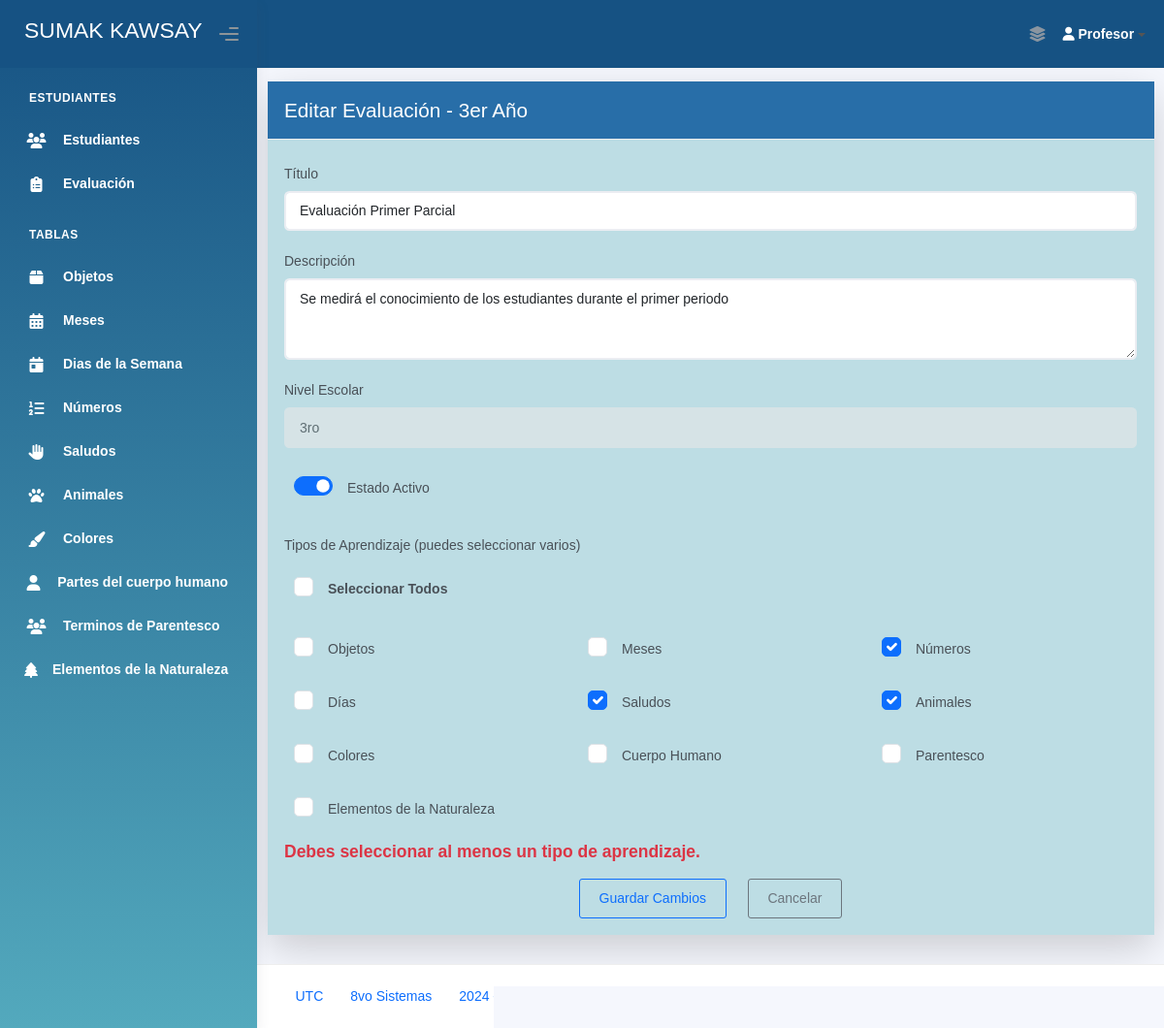
Screenshot of /evaluaciones/tercero/editar/1/ with the database file from the repository.
### Aplicaciones/Modulos/models.py (models this page shows, shortened)
class Evaluacion_Tercero(models.Model):
    titulo_eva_ter = models.CharField(max_length=200)
    descripcion_eva_ter = models.TextField()
    nivel_escolar_eva_ter = models.CharField(max_length=50, blank=True, null=True)
    estado_eva_ter = models.BooleanField(default=True)
    tipo_aprendizaje_eva_ter = models.TextField()
    fecha_creacion_eva_ter = models.DateTimeField(auto_now_add=True)
    fecha_actualizacion_eva_ter = models.DateTimeField(auto_now=True)

### Aplicaciones/Modulos/views.py (the view, shortened to what this page needs)
# urls.py: path('evaluaciones/tercero/editar/<int:id>/', views.editar_evaluacion_tercero, name='editar_evaluacion_tercero'),
def editar_evaluacion_tercero(request, id):
    evaluacion = get_object_or_404(Evaluacion_Tercero, id=id)
    error_titulo = None
    evaluacion.tipos_lista = [t.strip() for t in evaluacion.tipo_aprendizaje_eva_ter.split(",")] if evaluacion.tipo_aprendizaje_eva_ter else []
    return render(request, "Administrador/Evaluaciones/Tercero/editar_evaluacion_tercero.html", {
        "evaluacion": evaluacion,
        "tipos_aprendizaje": TIPOS_APRENDIZAJE,
        "error_titulo": error_titulo
    })

### Aplicaciones/Modulos/templates/Administrador/Evaluaciones/Tercero/editar_evaluacion_tercero.html (shortened to what this page needs)
{% extends 'plantillaAdmin.html' %}
{% load static %}
{% block body %}
<br><br>
<div class="container mt-5">
    <div class="card shadow-lg">
        <div class="card-header text-white" style="background-color: #286ea8;">
            <h4 class="mb-0">Editar Evaluación - 3er Año</h4>
        </div>
        <div class="card-body Mensaje-error" style="background-color: #bddde4">
            <form method="post" id="frm_evaluacion">
                <div class="mb-3">
                    <label class="form-label">Título</label>
                    <input type="text" name="titulo_eva_ter" id="titulo_eva_ter" class="form-control"
                        value="{{ evaluacion.titulo_eva_ter }}" required>
                </div>
                <div class="mb-3">
                    <label class="form-label">Descripción</label>
                    <textarea name="descripcion_eva_ter" id="descripcion_eva_ter" class="form-control" rows="3"
                        required>{{ evaluacion.descripcion_eva_ter }}</textarea>
                </div>
                <div class="mb-3">
                    <label class="form-label">Nivel Escolar</label>
                    <input type="text" class="form-control" name="nivel_escolar_eva_ter"
                           id="nivel_escolar_eva_ter" value="{{ evaluacion.nivel_escolar_eva_ter }}" readonly>
                </div>
                <div class="form-check form-switch mb-3">
                    <input class="form-check-input" type="checkbox" name="estado_eva_ter" id="estadoCheck"
                        {% if evaluacion.estado_eva_ter %}checked{% endif %}>
                    <label class="form-check-label" for="estadoCheck">Estado Activo</label>
                </div>
                <div class="mb-3">
                    <label class="form-label">Tipos de Aprendizaje (puedes seleccionar varios)</label>
                    <div class="form-check mb-2">
                        <input type="checkbox" class="form-check-input" id="selectAll">
                        <label class="form-check-label fw-bold" for="selectAll">Seleccionar Todos</label>
                    </div>
                    <div class="row" id="checkbox-group">
                        {% for valor, texto in tipos_aprendizaje %}
                        <div class="col-md-4">
                            <div class="form-check">
                                <input type="checkbox" class="form-check-input tipo-check"
                                    name="tipo_aprendizaje_eva_ter"
                                    value="{{ valor }}"
                                    id="check_{{ valor }}"
                                    {% if valor in evaluacion.tipos_lista %}checked{% endif %}>
                                <label class="form-check-label" for="check_{{ valor }}">{{ texto }}</label>
                            </div>
                        </div>
                        {% endfor %}
                    </div>
                    <div id="errorTipos" class="invalid-feedback d-block" style="display: none;">
                        Debes seleccionar al menos un tipo de aprendizaje.
                    </div>
                </div>
                <div class="text-end text-center">
                    <button type="submit" class="btn btn-outline-primary">Guardar Cambios</button>
                    <a class="btn btn-outline-secondary" href="{% url 'lista_evaluaciones_tercero' %}">Cancelar</a>
                </div>
            </form>
        </div>
    </div>
</div>
{% endblock %}

### Aplicaciones/Modulos/templates/plantillaAdmin.html (style rules this page uses)
.Mensaje-error { color: red; font-size: 20px; font-weight: bold; }

### rows the page displays
Evaluacion_Tercero: titulo_eva_ter "Evaluación Primer Parcial", descripcion_eva_ter "Se medirá el conocimiento de los estudiantes durante el primer periodo", nivel_escolar_eva_ter "3ro", estado_eva_ter "☑", tipo_aprendizaje_eva_ter "☑" "☑" "☑"

### other values shown
{{ texto }} "Objetos" "Meses" "Números" "Días" "Saludos" "Animales" "Colores" "Cuerpo Humano" "Parentesco" "Elementos de la Naturaleza"
